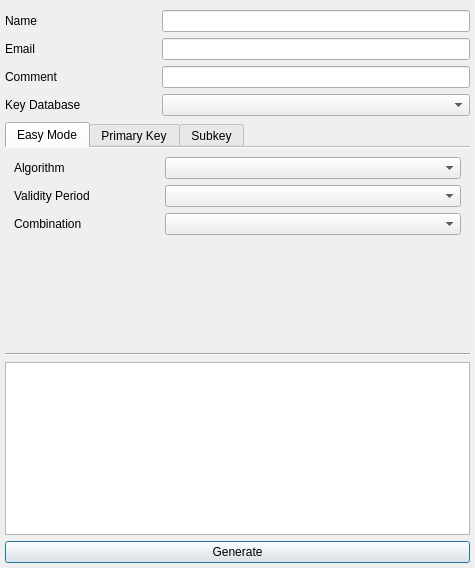
<?xml version="1.0" encoding="UTF-8"?>
<ui version="4.0">
 <class>KeyGenDialog</class>
 <widget class="QDialog" name="KeyGenDialog">
  <property name="geometry">
   <rect>
    <x>0</x>
    <y>0</y>
    <width>475</width>
    <height>568</height>
   </rect>
  </property>
  <property name="windowTitle">
   <string>Key Generation</string>
  </property>
  <layout class="QVBoxLayout" name="verticalLayout_2">
   <property name="leftMargin">
    <number>5</number>
   </property>
   <property name="topMargin">
    <number>5</number>
   </property>
   <property name="rightMargin">
    <number>5</number>
   </property>
   <property name="bottomMargin">
    <number>5</number>
   </property>
   <item>
    <layout class="QGridLayout" name="gridLayout_3">
     <property name="topMargin">
      <number>5</number>
     </property>
     <item row="4" column="0">
      <widget class="QLabel" name="commentLabel">
       <property name="text">
        <string>Comment</string>
       </property>
      </widget>
     </item>
     <item row="3" column="0">
      <widget class="QLabel" name="emailLabel">
       <property name="text">
        <string>Email</string>
       </property>
      </widget>
     </item>
     <item row="2" column="0">
      <widget class="QLabel" name="nameLabel">
       <property name="text">
        <string>Name</string>
       </property>
      </widget>
     </item>
     <item row="2" column="1" colspan="2">
      <widget class="QLineEdit" name="nameEdit"/>
     </item>
     <item row="4" column="1" colspan="2">
      <widget class="QLineEdit" name="commentEdit"/>
     </item>
     <item row="3" column="1" colspan="2">
      <widget class="QLineEdit" name="emailEdit"/>
     </item>
     <item row="5" column="0">
      <widget class="QLabel" name="keyDBLabel">
       <property name="text">
        <string>Key Database</string>
       </property>
      </widget>
     </item>
     <item row="5" column="1" colspan="2">
      <widget class="QComboBox" name="keyDBIndexComboBox"/>
     </item>
    </layout>
   </item>
   <item>
    <layout class="QVBoxLayout" name="verticalLayout">
     <item>
      <widget class="QTabWidget" name="tabWidget">
       <property name="tabPosition">
        <enum>QTabWidget::TabPosition::North</enum>
       </property>
       <property name="currentIndex">
        <number>0</number>
       </property>
       <property name="documentMode">
        <bool>true</bool>
       </property>
       <widget class="QWidget" name="easyTab">
        <attribute name="title">
         <string>Easy Mode</string>
        </attribute>
        <layout class="QVBoxLayout" name="verticalLayout_3">
         <item>
          <layout class="QGridLayout" name="gridLayout">
           <item row="4" column="0">
            <widget class="QLabel" name="easyValidPeriodLabel">
             <property name="text">
              <string>Validity Period</string>
             </property>
            </widget>
           </item>
           <item row="0" column="1" colspan="2">
            <widget class="QComboBox" name="easyAlgoComboBox"/>
           </item>
           <item row="4" column="1" colspan="2">
            <widget class="QComboBox" name="easyValidityPeriodComboBox"/>
           </item>
           <item row="0" column="0">
            <widget class="QLabel" name="easyAlgoLabel">
             <property name="text">
              <string>Algorithm</string>
             </property>
            </widget>
           </item>
           <item row="5" column="0">
            <widget class="QLabel" name="combinationLabel">
             <property name="text">
              <string>Combination</string>
             </property>
            </widget>
           </item>
           <item row="5" column="1" colspan="2">
            <widget class="QComboBox" name="easyCombinationComboBox"/>
           </item>
          </layout>
         </item>
         <item>
          <spacer name="verticalSpacer">
           <property name="orientation">
            <enum>Qt::Orientation::Vertical</enum>
           </property>
           <property name="sizeHint" stdset="0">
            <size>
             <width>20</width>
             <height>40</height>
            </size>
           </property>
          </spacer>
         </item>
        </layout>
       </widget>
       <widget class="QWidget" name="pTab">
        <attribute name="title">
         <string>Primary Key</string>
        </attribute>
        <layout class="QVBoxLayout" name="verticalLayout_4">
         <item>
          <layout class="QGridLayout" name="gridLayout_2">
           <item row="2" column="0">
            <widget class="QLabel" name="pExpireDateLabel">
             <property name="text">
              <string>Expire Date</string>
             </property>
            </widget>
           </item>
           <item row="7" column="0" colspan="3">
            <widget class="QCheckBox" name="pExpireCheckBox">
             <property name="text">
              <string>Non Expired</string>
             </property>
            </widget>
           </item>
           <item row="2" column="1" colspan="2">
            <widget class="QDateTimeEdit" name="pExpireDateTimeEdit"/>
           </item>
           <item row="0" column="0">
            <widget class="QLabel" name="pAlgoLabel">
             <property name="text">
              <string>Algorithm</string>
             </property>
            </widget>
           </item>
           <item row="5" column="0">
            <widget class="QLabel" name="pUsageLabel">
             <property name="text">
              <string>Usage</string>
             </property>
            </widget>
           </item>
           <item row="5" column="1" colspan="2">
            <layout class="QHBoxLayout" name="horizontalLayout_2">
             <item>
              <widget class="QCheckBox" name="pEncrCheckBox">
               <property name="text">
                <string>Encrypt</string>
               </property>
              </widget>
             </item>
             <item>
              <widget class="QCheckBox" name="pSignCheckBox">
               <property name="text">
                <string>Sign</string>
               </property>
              </widget>
             </item>
             <item>
              <widget class="QCheckBox" name="pAuthCheckBox">
               <property name="text">
                <string>Authentication</string>
               </property>
              </widget>
             </item>
            </layout>
           </item>
           <item row="0" column="1" colspan="2">
            <widget class="QComboBox" name="pAlgoComboBox"/>
           </item>
           <item row="6" column="0" colspan="3">
            <widget class="QCheckBox" name="noPassphraseCheckBox">
             <property name="text">
              <string>No Passphrase</string>
             </property>
            </widget>
           </item>
           <item row="1" column="0">
            <widget class="QLabel" name="pKeyLengthLabel">
             <property name="text">
              <string>Key Length</string>
             </property>
            </widget>
           </item>
           <item row="1" column="1" colspan="2">
            <widget class="QComboBox" name="pKeyLengthComboBox"/>
           </item>
          </layout>
         </item>
         <item>
          <spacer name="verticalSpacer_2">
           <property name="orientation">
            <enum>Qt::Orientation::Vertical</enum>
           </property>
           <property name="sizeHint" stdset="0">
            <size>
             <width>20</width>
             <height>40</height>
            </size>
           </property>
          </spacer>
         </item>
        </layout>
       </widget>
       <widget class="QWidget" name="sTab">
        <attribute name="title">
         <string>Subkey</string>
        </attribute>
        <layout class="QVBoxLayout" name="verticalLayout_7">
         <item>
          <layout class="QGridLayout" name="gridLayout_4">
           <item row="2" column="0">
            <widget class="QLabel" name="sExpireDateLabel">
             <property name="text">
              <string>Expire Date</string>
             </property>
            </widget>
           </item>
           <item row="6" column="0" colspan="3">
            <widget class="QCheckBox" name="sExpireCheckBox">
             <property name="text">
              <string>Non Expired</string>
             </property>
            </widget>
           </item>
           <item row="5" column="0">
            <widget class="QLabel" name="sUsageLabel">
             <property name="text">
              <string>Usage</string>
             </property>
            </widget>
           </item>
           <item row="2" column="1" colspan="2">
            <widget class="QDateTimeEdit" name="sExpireDateTimeEdit"/>
           </item>
           <item row="0" column="1" colspan="2">
            <widget class="QComboBox" name="sAlgoComboBox"/>
           </item>
           <item row="5" column="1" colspan="2">
            <layout class="QHBoxLayout" name="horizontalLayout_3">
             <item>
              <widget class="QCheckBox" name="sEncrCheckBox">
               <property name="text">
                <string>Encrypt</string>
               </property>
              </widget>
             </item>
             <item>
              <widget class="QCheckBox" name="sSignCheckBox">
               <property name="text">
                <string>Sign</string>
               </property>
              </widget>
             </item>
             <item>
              <widget class="QCheckBox" name="sAuthCheckBox">
               <property name="text">
                <string>Authentication</string>
               </property>
              </widget>
             </item>
            </layout>
           </item>
           <item row="0" column="0">
            <widget class="QLabel" name="sAlgoLabel">
             <property name="text">
              <string>Algorithm</string>
             </property>
            </widget>
           </item>
           <item row="1" column="0">
            <widget class="QLabel" name="sKeyLengthLabel">
             <property name="text">
              <string>Key Length</string>
             </property>
            </widget>
           </item>
           <item row="1" column="1" colspan="2">
            <widget class="QComboBox" name="sKeyLengthComboBox"/>
           </item>
          </layout>
         </item>
         <item>
          <spacer name="verticalSpacer_3">
           <property name="orientation">
            <enum>Qt::Orientation::Vertical</enum>
           </property>
           <property name="sizeHint" stdset="0">
            <size>
             <width>20</width>
             <height>40</height>
            </size>
           </property>
          </spacer>
         </item>
        </layout>
       </widget>
      </widget>
     </item>
    </layout>
   </item>
   <item>
    <widget class="Line" name="line">
     <property name="orientation">
      <enum>Qt::Orientation::Horizontal</enum>
     </property>
    </widget>
   </item>
   <item>
    <widget class="QPlainTextEdit" name="statusPlainTextEdit">
     <property name="readOnly">
      <bool>true</bool>
     </property>
    </widget>
   </item>
   <item>
    <widget class="QPushButton" name="generateButton">
     <property name="text">
      <string>Generate</string>
     </property>
    </widget>
   </item>
  </layout>
 </widget>
 <resources/>
 <connections/>
</ui>
